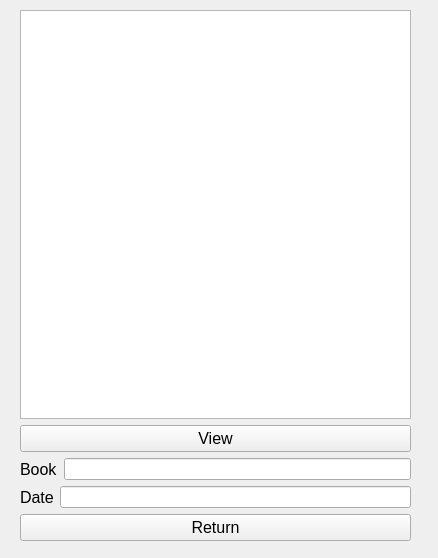
<?xml version="1.0" encoding="UTF-8"?>
<ui version="4.0">
 <class>breturn</class>
 <widget class="QWidget" name="breturn">
  <property name="geometry">
   <rect>
    <x>0</x>
    <y>0</y>
    <width>438</width>
    <height>558</height>
   </rect>
  </property>
  <property name="windowTitle">
   <string>Form</string>
  </property>
  <widget class="QWidget" name="">
   <property name="geometry">
    <rect>
     <x>20</x>
     <y>10</y>
     <width>391</width>
     <height>531</height>
    </rect>
   </property>
   <layout class="QVBoxLayout" name="verticalLayout">
    <item>
     <widget class="QTableView" name="tableView"/>
    </item>
    <item>
     <widget class="QPushButton" name="btnview">
      <property name="font">
       <font>
        <pointsize>12</pointsize>
       </font>
      </property>
      <property name="text">
       <string>View</string>
      </property>
     </widget>
    </item>
    <item>
     <layout class="QHBoxLayout" name="horizontalLayout">
      <item>
       <widget class="QLabel" name="label">
        <property name="font">
         <font>
          <pointsize>12</pointsize>
         </font>
        </property>
        <property name="text">
         <string>Book</string>
        </property>
       </widget>
      </item>
      <item>
       <widget class="QLineEdit" name="txtbook"/>
      </item>
     </layout>
    </item>
    <item>
     <layout class="QHBoxLayout" name="horizontalLayout_2">
      <item>
       <widget class="QLabel" name="label_2">
        <property name="font">
         <font>
          <pointsize>12</pointsize>
         </font>
        </property>
        <property name="text">
         <string>Date</string>
        </property>
       </widget>
      </item>
      <item>
       <widget class="QLineEdit" name="txtdate"/>
      </item>
     </layout>
    </item>
    <item>
     <widget class="QPushButton" name="btnreturn">
      <property name="font">
       <font>
        <pointsize>12</pointsize>
       </font>
      </property>
      <property name="text">
       <string>Return</string>
      </property>
     </widget>
    </item>
   </layout>
  </widget>
 </widget>
 <resources/>
 <connections/>
</ui>
